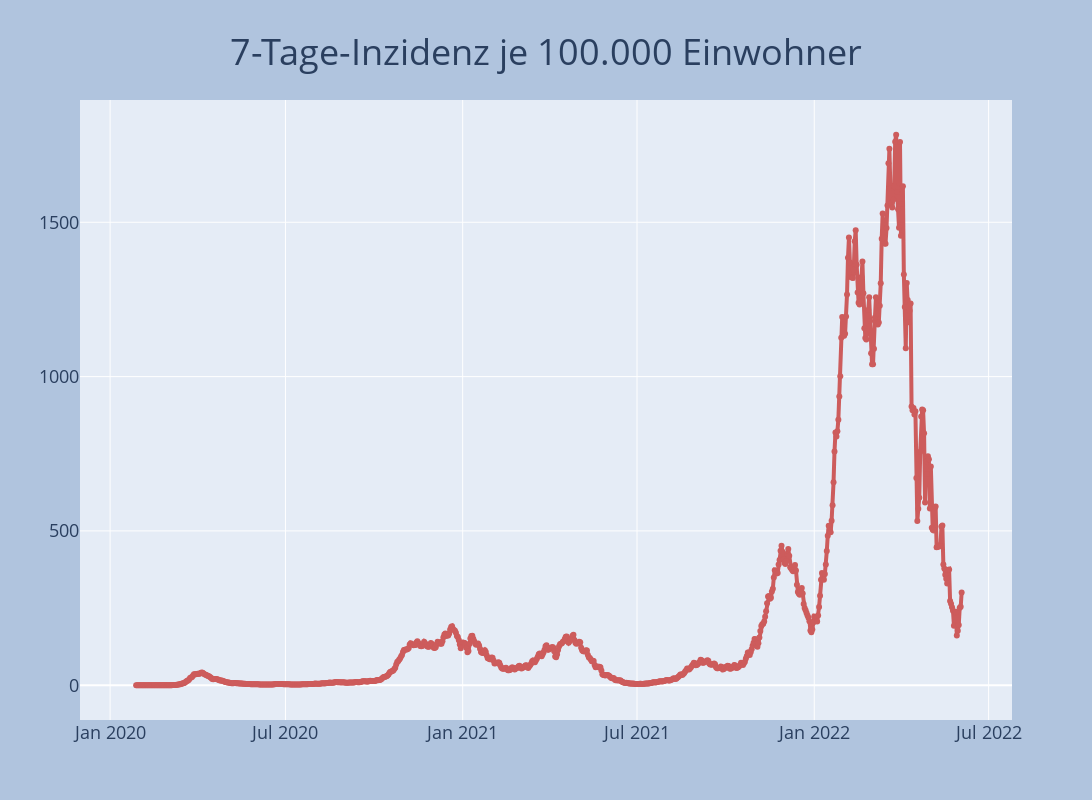

The notebook cell this image was saved under:
### Code cell
fig = go.Figure()
fig.add_trace(go.Scatter(x=df.datum, y=df.sieben_tage_inzidenz / bevölkerung * 100_000,mode='lines+markers', line=dict(color='indianred', width=4),name='7-Tage-Inzidenz'))
fig = plot_layout(fig, '7-Tage-Inzidenz je 100.000 Einwohner')
fig.show()

### Figure 1 — Plotly figure (JSON) as saved in the notebook; plotly's stock layout.template omitted (floating-point values rounded to 4 significant figures; data arrays with more than 128 entries replaced by an {"elided": "..."} marker saying what was removed)
{"data": [{"line": {"color": "indianred", "width": 4}, "mode": "lines+markers", "name": "7-Tage-Inzidenz", "type": "scatter", "x": {"elided": "864 str values"}, "y": {"elided": "864 float values"}}], "layout": {"autosize": false, "height": 800, "hovermode": "x", "legend": {"bgcolor": "lightgray", "font": {"color": "black", "size": 18}, "x": 0.05, "y": 0.95}, "paper_bgcolor": "LightSteelBlue", "title": {"font": {"size": 36}, "text": "7-Tage-Inzidenz je 100.000 Einwohner", "x": 0.5, "xanchor": "center", "y": 0.95}, "width": 1600, "xaxis": {"tickfont": {"size": 18}}, "yaxis": {"tickfont": {"size": 18}}}}
